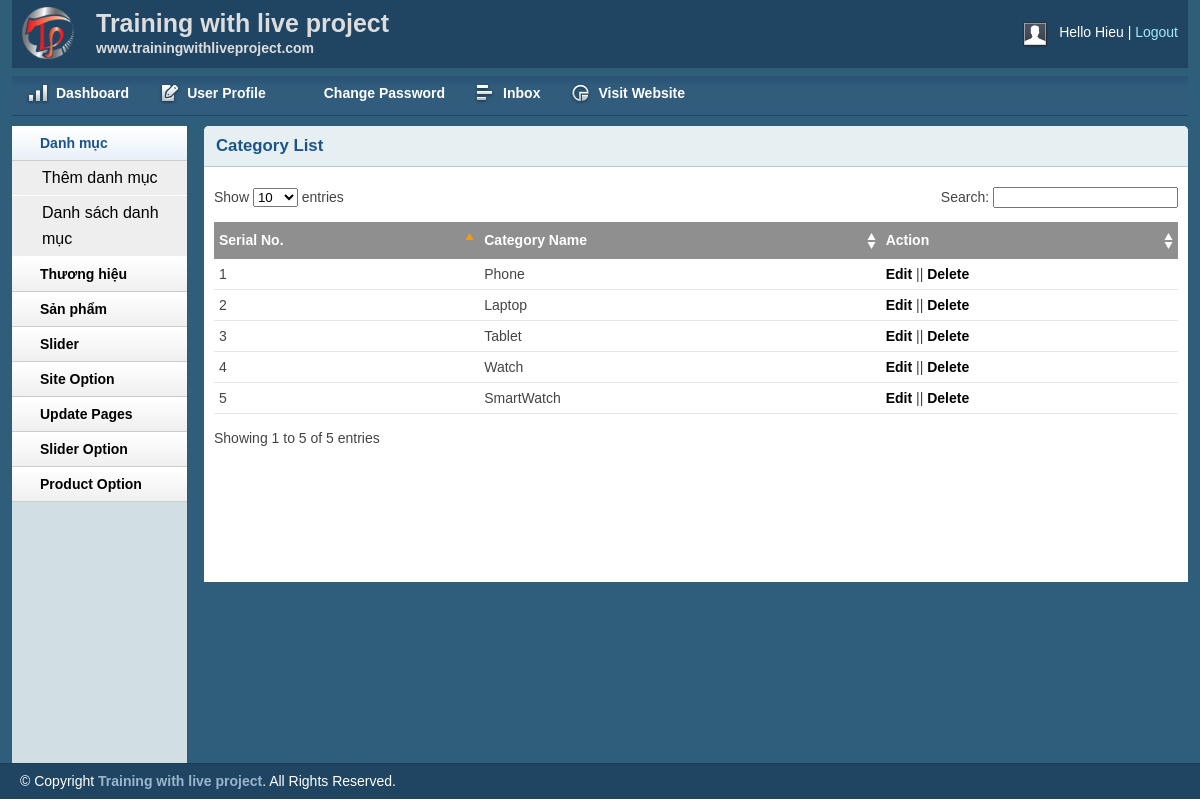
The app's page /admin/catlist.php (signed in) with its own data.
### tables this page shows
CREATE TABLE `tbl_category` (
  `catId` int(11) NOT NULL,
  `catName` varchar(256) NOT NULL
);

### lib/database.php (called while the page is built, shortened)
<?php
Class Database{
   public $host   = DB_HOST;
   public $user   = DB_USER;
   public $pass   = DB_PASS;
   public $dbname = DB_NAME;
   public $link;
private function connectDB(){
   $this->link = new mysqli($this->host, $this->user, $this->pass,
    $this->dbname);
 }
public function select($query){
  $result = $this->link->query($query) or
   die($this->link->error.__LINE__);
  if($result->num_rows > 0){
    return $result;
  } else {
    return false;
  }
 }
}

### classes/category.php (called while the page is built, shortened)
<?php
$filepath = realpath(dirname(__FILE__));
include_once ($filepath.'/../lib/database.php');
?>
<?php
class category
{
    private $db, $fm;
    public function __construct()
    {
        $this->db = new Database();
    }
    public function show_category()
    {
        $query = "select * from tbl_category order by catId asc";
        $result = $this->db->select($query);
        return $result;
    }
}
?>

### admin/catlist.php (the view, shortened to what this page needs)
<?php include 'inc/header.php'; ?>
<?php include 'inc/sidebar.php'; ?>
<?php include '../classes/category.php'; ?>
<?php
$cat = new category();
?>
<div class="grid_10">
	<div class="box round first grid">
		<h2>Category List</h2>
		<div class="block">
			<table class="data display datatable" id="example">
				<thead>
					<tr>
						<th>Serial No.</th>
						<th>Category Name</th>
						<th>Action</th>
					</tr>
				</thead>
				<tbody>
					<?php
					$show_cate = $cat->show_category();
					if ($show_cate) {
						$i = 0;
						while ($result = $show_cate->fetch_assoc()) {
							$i++;
					?>
							<tr class="odd gradeX">
								<td><?php echo $i; ?></td>
								<td><?php echo $result['catName'] ?></td>
								<td><a href="catedit.php?catid=<?php echo $result['catId'] ?>">Edit</a> || <a onclick="return confirm('Are you want to delete?')" href="?delid=<?php echo $result['catId'] ?>">Delete</a></td>
							</tr>
					<?php
						}
					}
					?>
				</tbody>
			</table>
		</div>
	</div>
</div>
<?php include 'inc/footer.php'; ?>

### admin/css/text.css (style rules this page uses)
body { font: 13px/1.5 Tahoma, Helvetica, Arial, 'Liberation Sans', FreeSans, sans-serif; }
h2 { font-size: 23px; }
p, dl, hr, h1, h2, h3, h4, h5, h6, ol, ul, pre, table, address, fieldset { margin-bottom: 20px; }

### admin/css/grid.css (style rules this page uses)
.grid_1, .grid_2, .grid_3, .grid_4, .grid_5, .grid_6, .grid_7, .grid_8, .grid_9, .grid_10, .grid_11, .grid_12, .grid_13, .grid_14, .grid_15, .grid_16 { display: inline; float: left; margin-left: 1%; margin-right: 1%; }
.container_12 .grid_10 { width: 81.333%; }

### admin/css/layout.css (style rules this page uses)
body { background: #fff none repeat scroll 0 0; color: #444; font-size: 14px; padding: 0; }
a { color: #000; font-weight:bold; text-decoration: none; }
h1, h2, h3, h4, h5, h6 { line-height:1.2em; margin-bottom:.3em; }
h2 { margin-top:1em; }
.box { background:#fff; margin-bottom:20px; padding:10px 10px 10px 10px; margin-left:-8px; }
.box.grid { padding-bottom:40px; }
.box.round { -moz-border-radius: 5px 5px 0px 0px; -webkit-border-radius: 5px 5px 0px 0px; border-radius: 5px 5px 0px 0px; }
.box h2 { font-size:1.2em; font-weight:bold; color:#1B548D; background:#E6F0F3; margin:-10px -10px 0 -10px; padding:10px 12px; border-bottom:1px solid #B3CBD6; -moz-border-radius: 5px 5px 0px 0px; -webkit-border-radius: 5px 5px 0px 0px; border-radius: 5px 5px 0px 0px; }
.box.first { min-height: 406px; }
.block { padding-top:20px; }
.block { padding-bottom:1px; }
table.display { margin: 0 auto; clear: both; width: 100%; }
.sorting_asc { background: #8f8f8f url(../img/table/sort_asc.png) no-repeat center right; padding:8px 5px; text-align:left; color:#fff; }
.sorting { background:#8f8f8f url(../img/table/sort_both.png) no-repeat center right; padding:8px 5px; text-align:left; color:#fff; }
tr.odd { height: 30px; line-height: 30px; border-bottom:1px solid #e6e6e6; }
tr.even { height: 30px; line-height: 30px; border-bottom:1px solid #e6e6e6; }
tr.odd td, tr.even td { padding-left:5px; }

### records on screen
tbl_category: catName "Phone"
tbl_category: catName "Laptop"
tbl_category: catName "Tablet"
tbl_category: catName "Watch"
tbl_category: catName "SmartWatch"

### other values on screen
Session::get('adminName') "Hieu"
